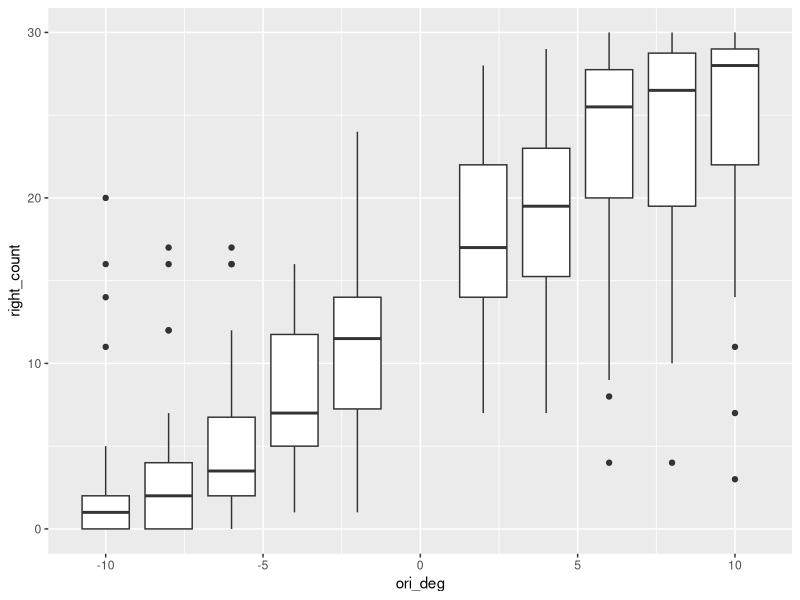
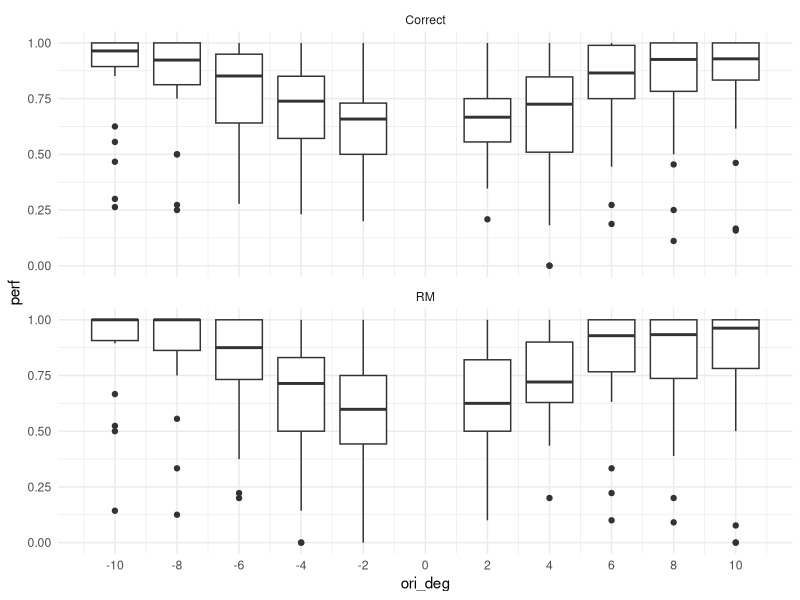
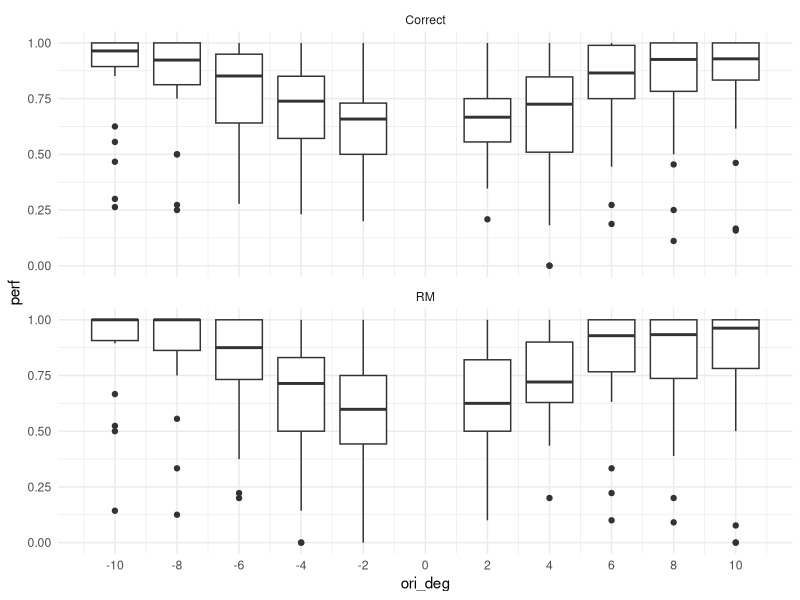

Recreate these plots in R, in order.
library(tidyverse)
library(ggplot2)
library(readxl)

# Set your working directory (modify as needed)
setwd("D:/Projects/RM_tilt/Tilt")

# Load the dataset
df <- read_xlsx('df_tilt.xlsx') %>% filter(correct_num == 3, RM != "Overestimate")
df_left_right <- df %>%
  group_by(SubID, ori_deg) %>%
  summarise(
    left_count = sum(rotation_response.keys == "left"),
    right_count = sum(rotation_response.keys == "right"),
    abs_difference = abs(left_count - right_count)
  )

ggplot(df_left_right, aes(x = ori_deg, y = right_count, group= ori_deg)) +
  geom_boxplot()


df_left_right_outliers <- df_left_right %>%
  group_by(ori_deg) %>%
  mutate(
    Q1 = quantile(left_count, 0.25, na.rm = TRUE),
    Q3 = quantile(left_count, 0.75, na.rm = TRUE),
    IQR = Q3 - Q1,
    Lower_Bound = Q1 - 1.5 * IQR,
    Upper_Bound = Q3 + 1.5 * IQR,
    is_outlier = left_count < Lower_Bound | left_count > Upper_Bound
  ) %>%
  filter(is_outlier == TRUE)


# outlier based on performance -----------------------------
df_perf <- df %>%
  group_by(SubID, ori_deg, RM) %>%
  summarise(
    perf = mean(as.integer(ori_correct))
  )

ggplot(df_perf, aes(x = ori_deg, y = perf, group = ori_deg)) +
  geom_boxplot() +
  facet_wrap(~RM, nrow = 2) +
  scale_x_continuous(breaks = c(-10,-8,-6,-4,-2,0,2, 4, 6, 8, 10)) +
  theme_minimal()


df_perf_outliers <- df_perf %>%
  group_by(ori_deg, RM) %>%
  mutate(
    Q1 = quantile(perf, 0.25, na.rm = TRUE),
    Q3 = quantile(perf, 0.75, na.rm = TRUE),
    IQR = Q3 - Q1,
    Lower_Bound = Q1 - 1.5 * IQR,
    Upper_Bound = Q3 + 1.5 * IQR,
    is_outlier = perf < Lower_Bound | perf > Upper_Bound
  ) %>%
  filter(is_outlier == TRUE) %>%
  ungroup() %>%
  summarise(SubID) %>%
  distinct()

ggplot(df_perf, aes(x = ori_deg, y = perf, group = ori_deg)) +
  geom_boxplot() +
  facet_wrap(~RM, nrow = 2) +
  scale_x_continuous(breaks = c(-10,-8,-6,-4,-2,0,2, 4, 6, 8, 10)) +
  theme_minimal()


